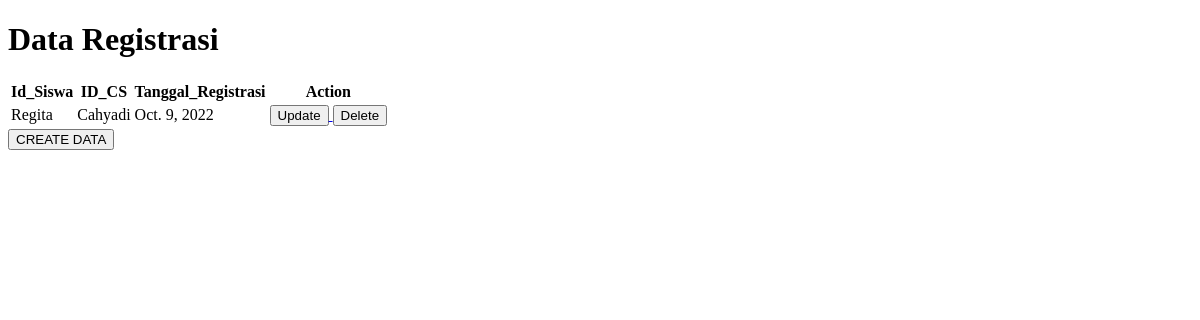
The page /registrasi on the database as committed earlier.
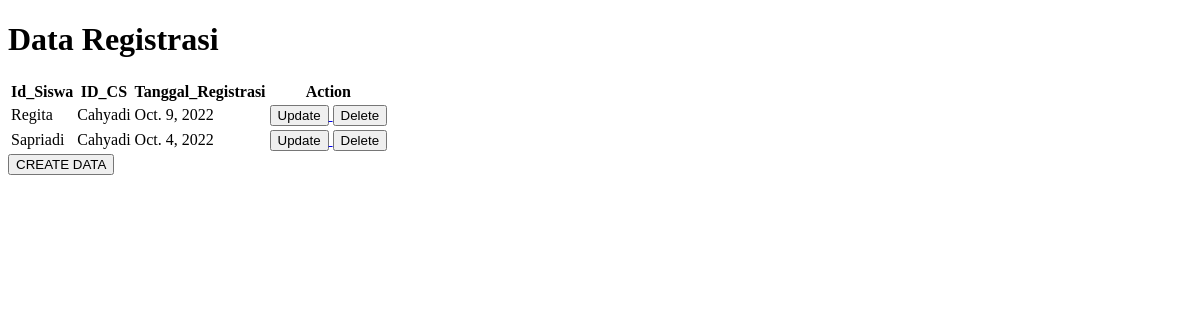
The same page on the database as committed later.
### app/models.py (models this page shows, shortened)
class Registrasi(models.Model):
    Id_Registrasi = models.AutoField(primary_key=True)
    Id_Siswa = models.ForeignKey(Siswa, on_delete=models.CASCADE)
    ID_CS = models.ForeignKey(CustomerService, on_delete=models.CASCADE)
    Tanggal_Registrasi = models.DateField()

class Siswa(models.Model):
    Id_Siswa = models.AutoField(primary_key=True)
    Nama_Siswa = models.CharField(max_length=50)
    Tanggal_Lahir = models.DateField()
    Alamat_Siswa = models.TextField(blank=True, null=True)
    Nomor_Telepon_Siswa = models.PositiveIntegerField()
    def __str__(self):
        return str(self.Nama_Siswa)

class CustomerService(models.Model):
    ID_CS = models.AutoField(primary_key=True)
    nama_cs = models.CharField(max_length=50)
    nomer_telepon_cs = models.PositiveIntegerField()
    Alamat_cs = models.TextField()
    def __str__(self):
        return str(self.nama_cs)

### app/views.py (the view)
# urls.py: path('registrasi', views.registrasi, name='registrasi'),
def registrasi(request):
    allregistrasiobj = models.Registrasi.objects.all()
    getregistrasiobj = models.Registrasi.objects.get(Id_Registrasi=2)
    return render(request, 'registrasi.html',{
        'allregistrasiobj' : allregistrasiobj,
        'getregistrasiobj' : getregistrasiobj,
    })

### app/templates/registrasi.html (shortened to what this page needs)
<!DOCTYPE html>
<html lang="en">
<head>
</head>
<body>
    <h1>Data Registrasi</h1>
    <table>
        <tr>
            <th>Id_Siswa</th>
            <th>ID_CS</th>
            <th>Tanggal_Registrasi</th>
            <th>Action</th>
        </tr>
        {% for item in allregistrasiobj %}
        <tr>
            <td>{{ item.Id_Siswa }}</td>
            <td>{{ item.ID_CS }}</td>
            <td>{{ item.Tanggal_Registrasi}}</td>
            <td>
                <a href="{%url 'updateregistrasi' item.Id_Registrasi %}">
                    <button>Update</button>
                </a>
                <a href="{%url 'deleteregistrasi' item.Id_Registrasi %}">
                    <button>Delete</button>
                </a>
            </td>
        </tr>
        {% endfor %}
    </table>
    <a href="{% url 'createregistrasi' %}">
        <button>
            CREATE DATA
        </button>
    </a>
</body>
</html>

Rows that differ between the two databases and show on the page:
added Registrasi: Id_Siswa "Sapriadi", ID_CS "Cahyadi", Tanggal_Registrasi "Oct. 4, 2022"
